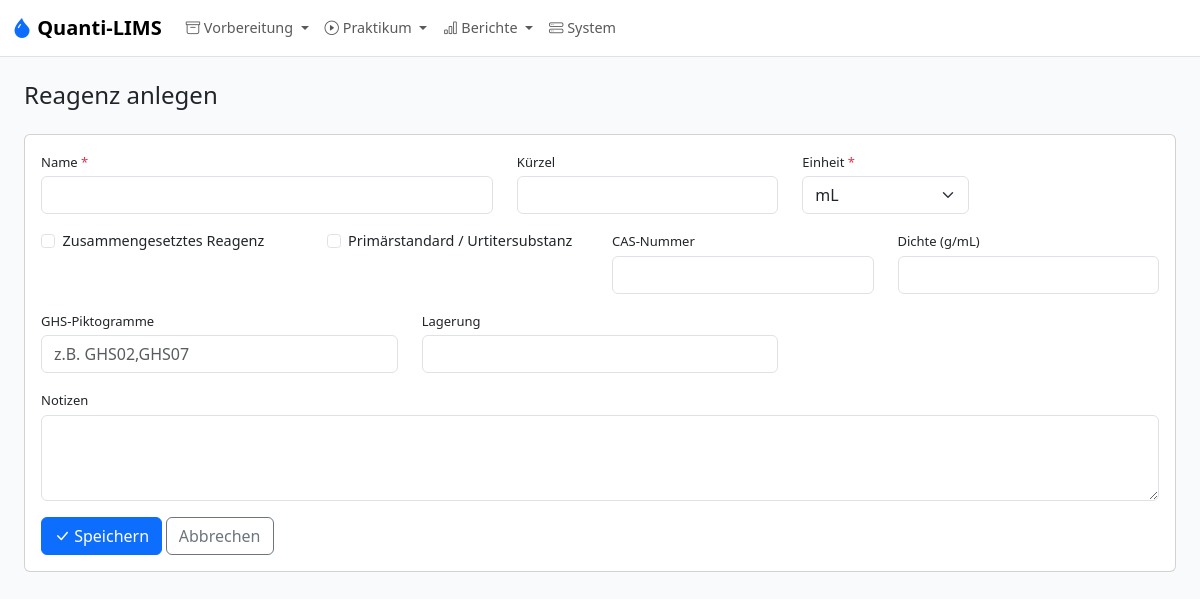
The app's page /admin/reagents/46/edit, older data.
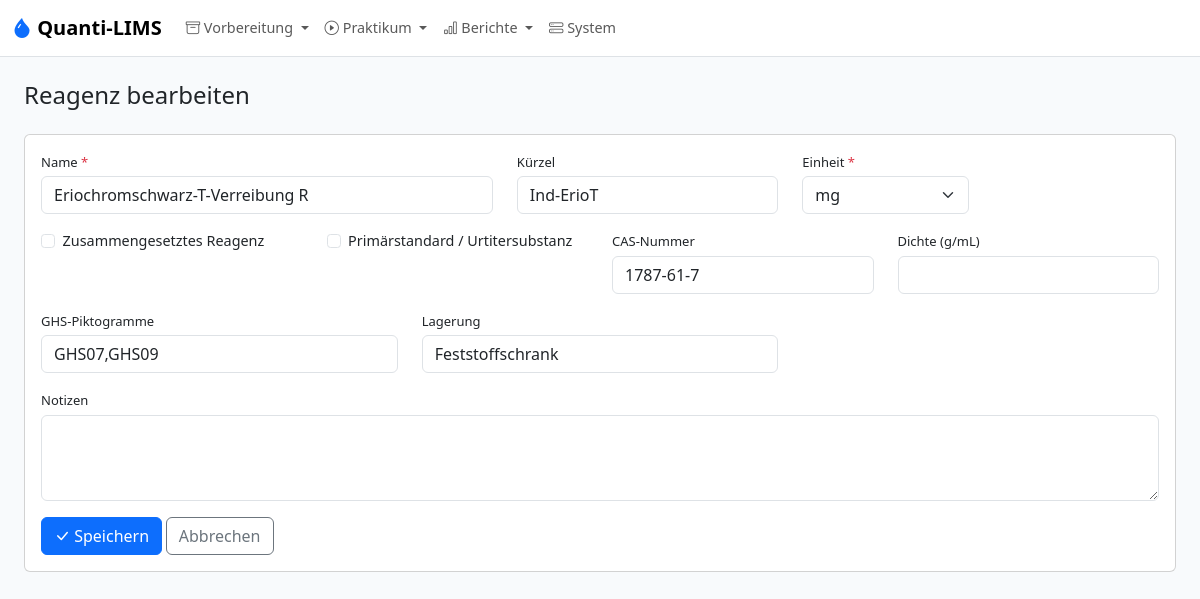
The same page, newer data.
### models.py (models this page shows)
class Reagent(db.Model):
    __tablename__ = "reagent"
    id = db.Column(db.Integer, primary_key=True)
    name = db.Column(db.String(200), unique=True, nullable=False)
    abbreviation = db.Column(db.String(50))
    is_composite = db.Column(db.Boolean, nullable=False, default=False)
    is_primary_standard = db.Column(db.Boolean, nullable=False, default=False)
    formula = db.Column(db.String(100))
    molar_mass_gmol = db.Column(db.Float)
    e_ab_g = db.Column(db.Float)
    base_unit = db.Column(UNIT_ENUM, nullable=False, default="mL")
    cas_number = db.Column(db.String(30))
    density_g_ml = db.Column(db.Float)
    hazard_symbols = db.Column(db.String(100))
    storage_info = db.Column(db.String(200))
    notes = db.Column(db.Text)
    position = db.Column(db.Integer, nullable=False, default=0)
    components = db.relationship(
        "ReagentComponent",
        foreign_keys="ReagentComponent.parent_reagent_id",
        back_populates="parent",
    )
    method_usages = db.relationship("MethodReagent", back_populates="reagent")
    primary_standard_methods = db.relationship("Method", back_populates="primary_standard")

### app.py (the view, shortened to what this page needs)
    @app.route("/admin/reagents/new", methods=["GET", "POST"])
    @app.route("/admin/reagents/<int:id>/edit", methods=["GET", "POST"])
    def admin_reagent_form(id=None):
        item = Reagent.query.get(id) if id else Reagent()
        return render_template("admin/reagent_form.html", item=item, unit_options=get_unit_options())

### models.py (called while the page is built)
def get_unit_options() -> list[tuple[str, str]]:
    return [(code, label) for code, label, _ in UNIT_DEFINITIONS]

### templates/admin/reagent_form.html (shortened to what this page needs)
{% extends "base.html" %}
{% from "macros.html" import field, textarea, checkbox, select %}
{% block content %}
<h4 class="mb-4">Reagenz {{ 'bearbeiten' if item.id else 'anlegen' }}</h4>
<div class="card"><div class="card-body">
<form method="POST">
  <div class="row">
    <div class="col-md-5">{{ field("name", "Name", item.name, required=true) }}</div>
    <div class="col-md-3">{{ field("abbreviation", "Kürzel", item.abbreviation) }}</div>
    <div class="col-md-2">{{ select("base_unit", "Einheit", unit_options, selected=item.base_unit or 'mL', required=true, blank=None) }}</div>
  </div>
  <div class="row">
    <div class="col-md-3">{{ checkbox("is_composite", "Zusammengesetztes Reagenz", item.is_composite) }}</div>
    <div class="col-md-3">{{ checkbox("is_primary_standard", "Primärstandard / Urtitersubstanz", item.is_primary_standard) }}</div>
    <div class="col-md-3">{{ field("cas_number", "CAS-Nummer", item.cas_number) }}</div>
    <div class="col-md-3">{{ field("density_g_ml", "Dichte (g/mL)", item.density_g_ml, type="number", step="0.001") }}</div>
  </div>
  <div class="row">
    <div class="col-md-4">{{ field("hazard_symbols", "GHS-Piktogramme", item.hazard_symbols, placeholder="z.B. GHS02,GHS07") }}</div>
    <div class="col-md-4">{{ field("storage_info", "Lagerung", item.storage_info) }}</div>
  </div>
  {{ textarea("notes", "Notizen", item.notes) }}
  <button type="submit" class="btn btn-primary"><i class="bi bi-check-lg"></i> Speichern</button>
  <a href="{{ url_for('admin_reagents') }}" class="btn btn-outline-secondary">Abbrechen</a>
</form>
</div></div>
{% endblock %}

### templates/macros.html (shortened to what this page needs)
{% macro field(name, label, value="", type="text", required=false, step="", placeholder="", help="") %}
<div class="mb-3">
  <label for="{{ name }}" class="form-label">{{ label }}{% if required %} <span class="text-danger">*</span>{% endif %}</label>
  {% if type == "number" and step %}
  <input type="text" inputmode="decimal" class="form-control" id="{{ name }}" name="{{ name }}"
         value="{{ value if value is not none else '' }}"
         {% if placeholder %}placeholder="{{ placeholder }}"{% endif %}>
  {% else %}
  <input type="{{ type }}" class="form-control" id="{{ name }}" name="{{ name }}"
         value="{{ value if value is not none else '' }}"
         {% if required %}required{% endif %}
         {% if placeholder %}placeholder="{{ placeholder }}"{% endif %}>
  {% endif %}
</div>
{% endmacro %}
{% macro select(name, label, options, selected=None, required=false, blank="– Bitte wählen –") %}
<div class="mb-3">
  <label for="{{ name }}" class="form-label">{{ label }}{% if required %} <span class="text-danger">*</span>{% endif %}</label>
  <select class="form-select" id="{{ name }}" name="{{ name }}" {% if required %}required{% endif %}>
    {% for val, text in options %}
    <option value="{{ val }}" {% if val == selected %}selected{% endif %}>{{ text }}</option>
    {% endfor %}
  </select>
</div>
{% endmacro %}
{% macro textarea(name, label, value="", rows=3) %}
<div class="mb-3">
  <label for="{{ name }}" class="form-label">{{ label }}</label>
  <textarea class="form-control" id="{{ name }}" name="{{ name }}" rows="{{ rows }}">{{ value if value else '' }}</textarea>
</div>
{% endmacro %}
{% macro checkbox(name, label, checked=false) %}
<div class="mb-3 form-check">
  <input type="checkbox" class="form-check-input" id="{{ name }}" name="{{ name }}" {% if checked %}checked{% endif %}>
  <label class="form-check-label" for="{{ name }}">{{ label }}</label>
</div>
{% endmacro %}

Row changes from the older to the newer data that the page shows:
added Reagent: name "Eriochromschwarz-T-Verreibung R", abbreviation "Ind-ErioT", cas_number "1787-61-7", hazard_symbols "GHS07,GHS09", storage_info "Feststoffschrank"
Text that changed along with them:
{{ 'bearbeiten' if item.id else 'anlegen' }}: "anlegen" → "bearbeiten"
form field base_unit: "mL" → "mg"
form field hazard_symbols: "z.B. GHS02,GHS07" → (not shown)
